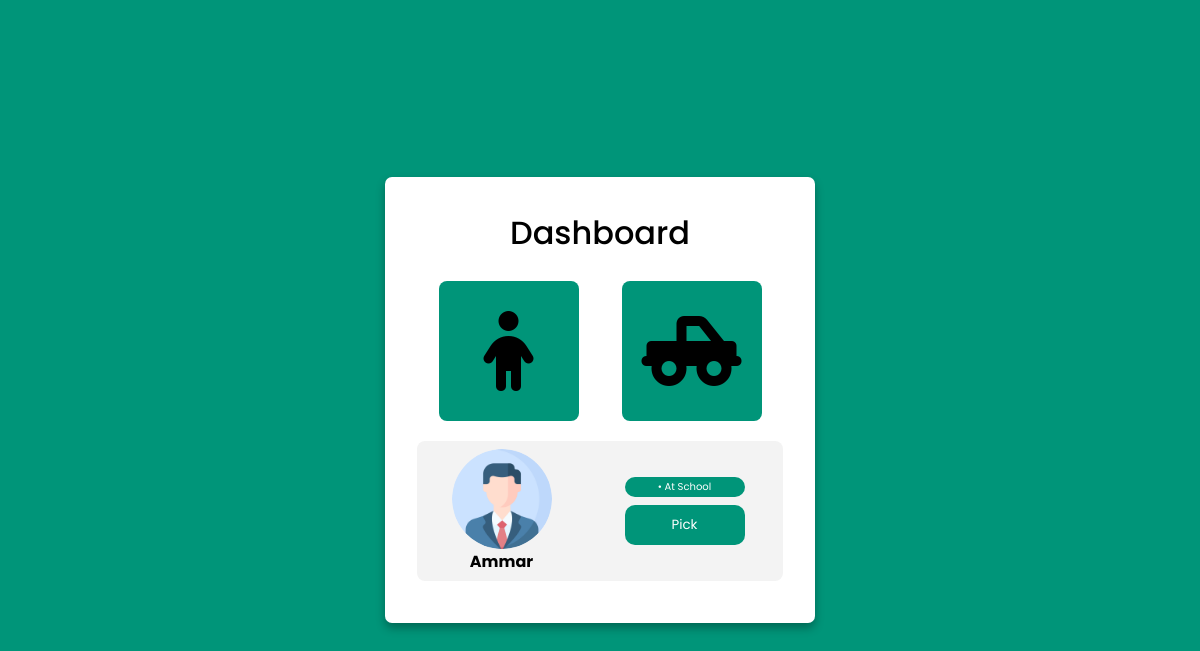
The page /dashboard-parent/ (signed in) on the database as committed earlier.
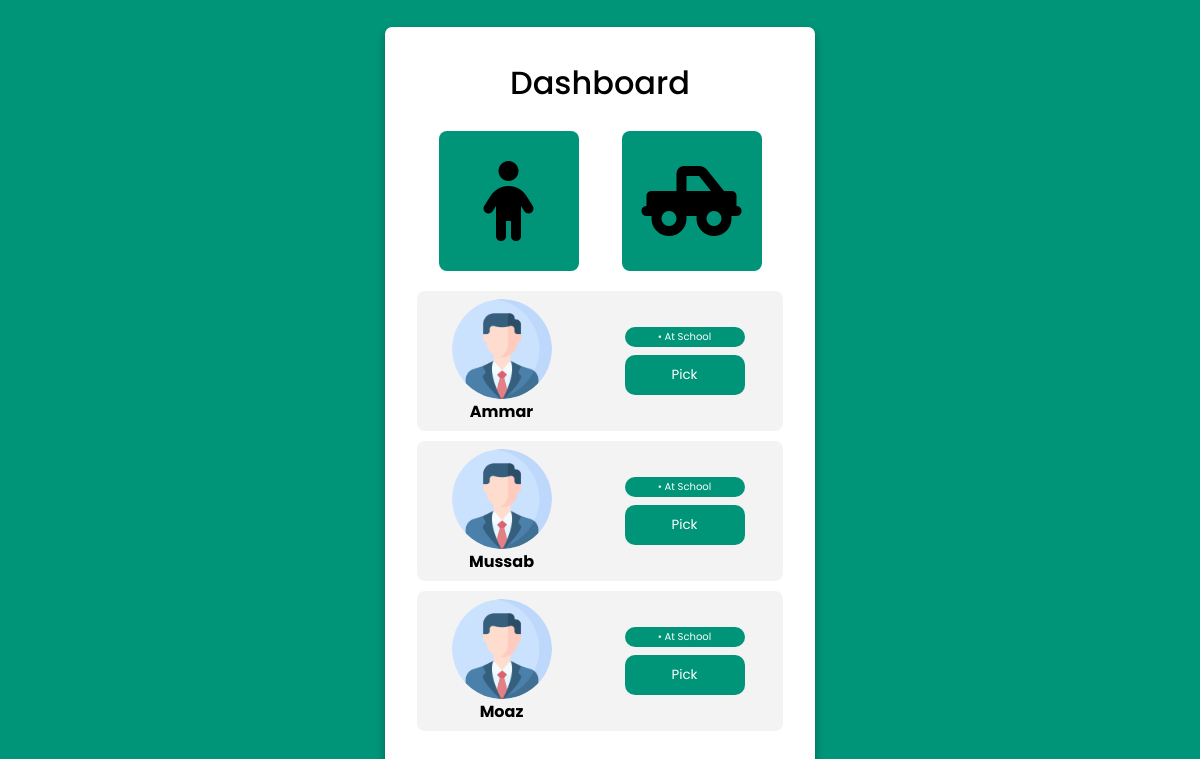
The same page on the database as committed later.
### parent/models.py (models this page shows, shortened)
class Child(models.Model):
    parent = models.ForeignKey(Parent, on_delete=models.CASCADE)
    name = models.CharField(max_length=50)
    age = models.IntegerField()
    school = models.ForeignKey(School, on_delete=models.CASCADE, default=None)
    grade = models.IntegerField()
    section = models.CharField(max_length=1)
    choices = (
        ('At School', 'At School'),
        ('In Transit', 'In Transit'),
        ('Dismissed', 'Dismissed'),
    )
    status = models.CharField(max_length=20, choices=choices, default=choices[0][0])
    is_approved = models.BooleanField(default=False)

### parent/views.py (the view)
# urls.py: path('dashboard-parent/', dashboardParent, name='dashboardParent'),
def dashboardParent(request):
    children = Child.objects.filter(parent=Parent.objects.get(user=request.user))
    children = sorted(children, key=lambda x: x.is_approved, reverse=True)
    context = {'children': children}
    return render(request, 'dashboard_parent.html', context)

### parent/templates/dashboard_parent.html (shortened to what this page needs)
{% extends 'base_parent.html' %}
{% load static %}
{% block head %}
<link rel="stylesheet" href="{% static 'css/dashboard_parent.css' %}">
{% endblock %}
{% block body %}
<div class="container">
    <div class="login form">
        <header>Dashboard</header>
        <div id="tab-wrapper">
            <a href="{% url 'createChild' %}"><div class="tab"><i class="fa-solid fa-child"></i></div></a>
            <div class="tab"><i class="fa-solid fa-truck-pickup"></i></div>
        </div>
        <div id="child-wrapper">
            {% for child in children %}
                <div class="child">
                    <div class="child-partition">
                        <div class="profile">
                            <img src="{% static 'images/profile.png' %}" alt="">
                            <p><strong>{{child.name}}</strong></p>
                        </div>
                        <div class="interact">
                            <div class="flag">• {{child.status}}</div>
                            {% if child.is_approved %}
                                {% if child.status == 'At School' %}
                                    <a href="{% url 'pickChild' child.id %}"><button class="button">Pick</button></a>
                                {% elif child.status == 'Dismissed' %}
                                    <p>child is dismissed and rady for tomorrow's pick up</p>
                                {% endif %}
                            {% else %}
                                <div class="flag">pending approval</div>
                            {% endif %}
                        </div>
                    </div>
                </div>
            {% endfor %}
        </div>
    </div>
</div>
{% endblock %}

### parent/templates/base_parent.html (shortened to what this page needs)
<!DOCTYPE html>
<html lang="en">
<head>
    {% block head %}
    {% endblock %}
</head>
<body>
    {% block body %}
    {% endblock %}
</body>
</html>

### static/css/dashboard_parent.css (style rules this page uses)
* { margin: 0; padding: 0; box-sizing: border-box; font-family: "Poppins", sans-serif; }
body { min-height: 100vh; width: 100%; background: #009579; }
.container { position: absolute; top: 50%; left: 50%; transform: translate(-50%, -50%); max-width: 430px; width: 100%; background: #fff; border-radius: 7px; box-shadow: 0 5px 10px rgba(0, 0, 0, 0.3); }
.container .form { padding: 2rem; }
.form header { font-size: 2rem; font-weight: 500; text-align: center; margin-bottom: 1.5rem; }
#tab-wrapper { position: relative; display: flex; flex-direction: row; justify-content: space-around; width: 100%; margin-bottom: 20px; color: black; }
#tab-wrapper > a { text-decoration: none; color: black; }
.tab { width: 140px; height: 140px; background-color: #009579; border-radius: 8px; display: flex; align-items: center; justify-content: center; font-size: 80px; }
#child-wrapper { position: relative; display: flex; flex-direction: column; justify-content: space-around; width: 100%; }
.child { width: 100%; height: 140px; border-radius: 8px; display: flex; align-items: center; justify-content: center; background-color: rgb(243, 243, 243); margin-bottom: 10px; }
.child-partition { display: flex; flex-direction: row; justify-content: space-around; width: 100%; }
.profile { display: flex; flex-direction: column; align-items: center; }
.child-partition > .profile > img { width: 100px; height: 100px; border-radius: 50%; }
.interact { display: flex; flex-direction: column; align-items: center; justify-content: center; }
.flag { display: flex; background-color: #009579; width: 120px; height: 20px; border-radius: 10px; margin: 4px; font-size: 10px; justify-content: center; align-items: center; color: #fff; }
.button { background-color: #009579; width: 120px; height: 40px; border-radius: 10px; margin: 4px; border: none; color: #fff; cursor: pointer; }

Rows that differ between the two databases and show on the page:
added Child: name "Mussab", status "At School", is_approved "Pick"
added Child: name "Moaz", status "At School", is_approved "Pick"
